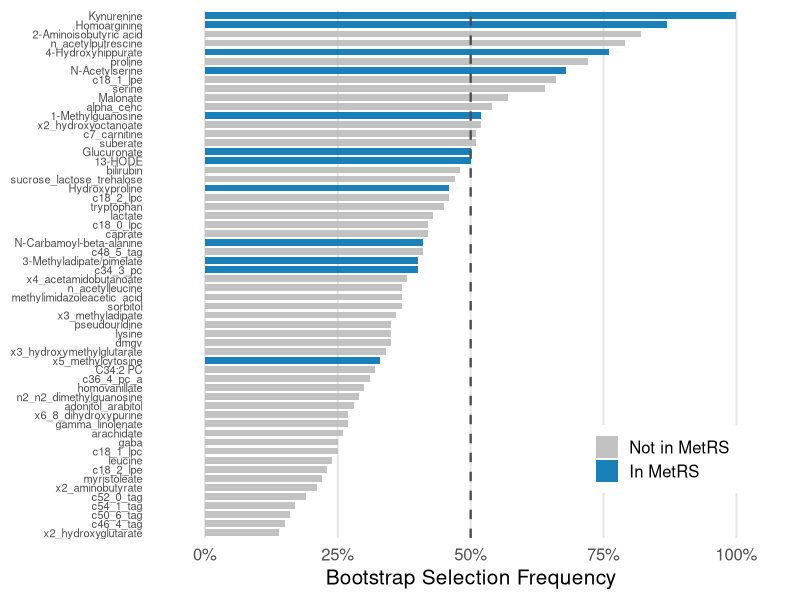

Recreate this plot in R.
library(ggplot2)
library(here)
setwd(here::here("figures/FigS"))

df = read.csv("data_bootstrap_stability.csv", stringsAsFactors = FALSE)
df$metabolite = factor(df$metabolite, levels = df$metabolite[order(df$selection_freq)])
df$in_metrs = factor(df$in_metrs, levels = c(FALSE, TRUE), labels = c("Not in MetRS", "In MetRS"))

bar_colors = c("Not in MetRS" = "#BBBBBB", "In MetRS" = "#0072B2")

p = ggplot(df, aes(x = selection_freq, y = metabolite, fill = in_metrs)) +
  geom_col(width = 0.75, alpha = 0.9) +
  geom_vline(xintercept = 0.50, linetype = "dashed", color = "grey30", linewidth = 0.8) +
  scale_x_continuous(
    labels = scales::percent_format(accuracy = 1),
    breaks = c(0, 0.25, 0.50, 0.75, 1.00),
    expand = c(0.05, 0.05)
  ) +
  scale_fill_manual(values = bar_colors, name = NULL) +
  labs(
    x = "Bootstrap Selection Frequency",
    y = NULL
  ) +
  theme_minimal(base_size = 15) +
  theme(
    axis.text.y = element_text(size = 8),
    legend.position = c(0.80, 0.15),
    legend.background = element_rect(fill = "white", color = NA),
    panel.grid.major.y = element_blank(),
    panel.grid.minor = element_blank(),
    panel.grid.major.x = element_line(color = "gray90")
  )

ggsave("figs_bootstrap_stability.png", p, width = 8, height = 10, dpi = 800, bg = "white")
